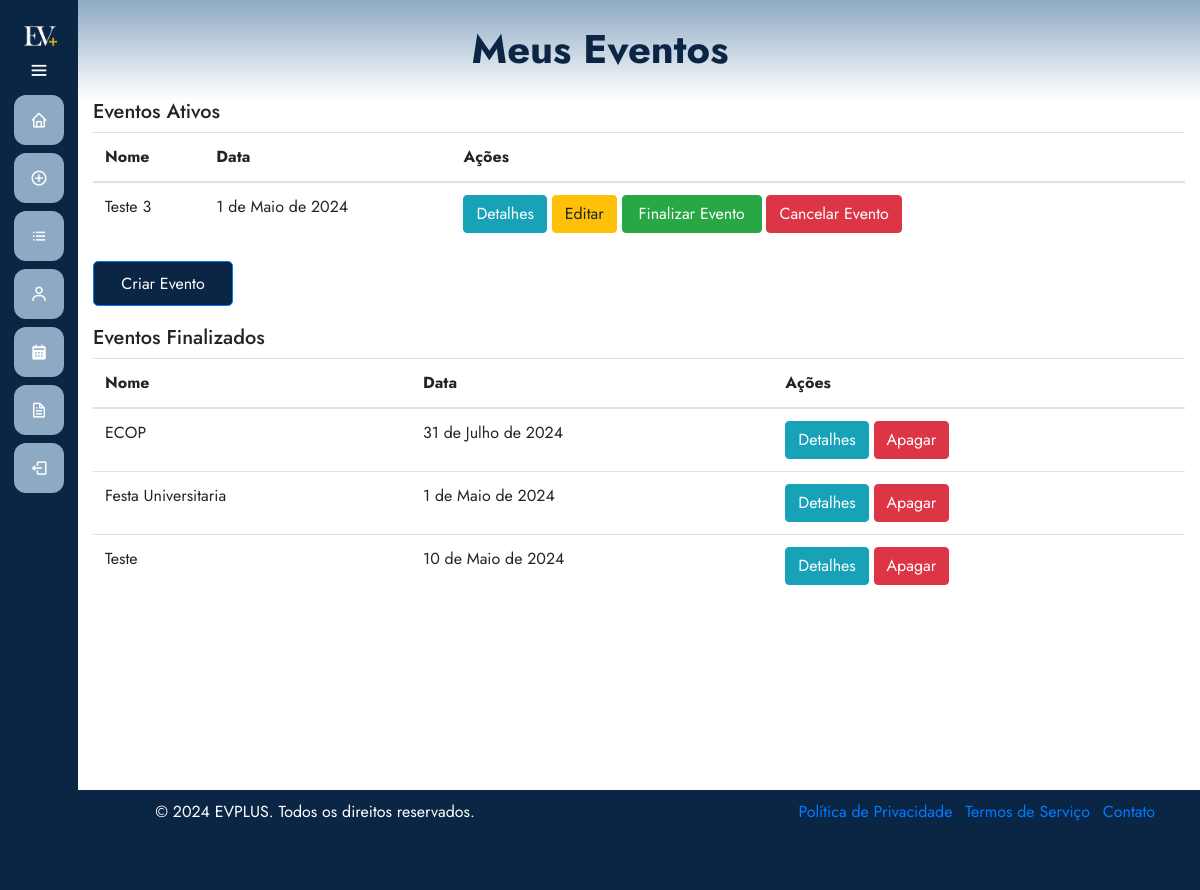
Before: /eventos/meuseventos/ (signed in) with the older database file.
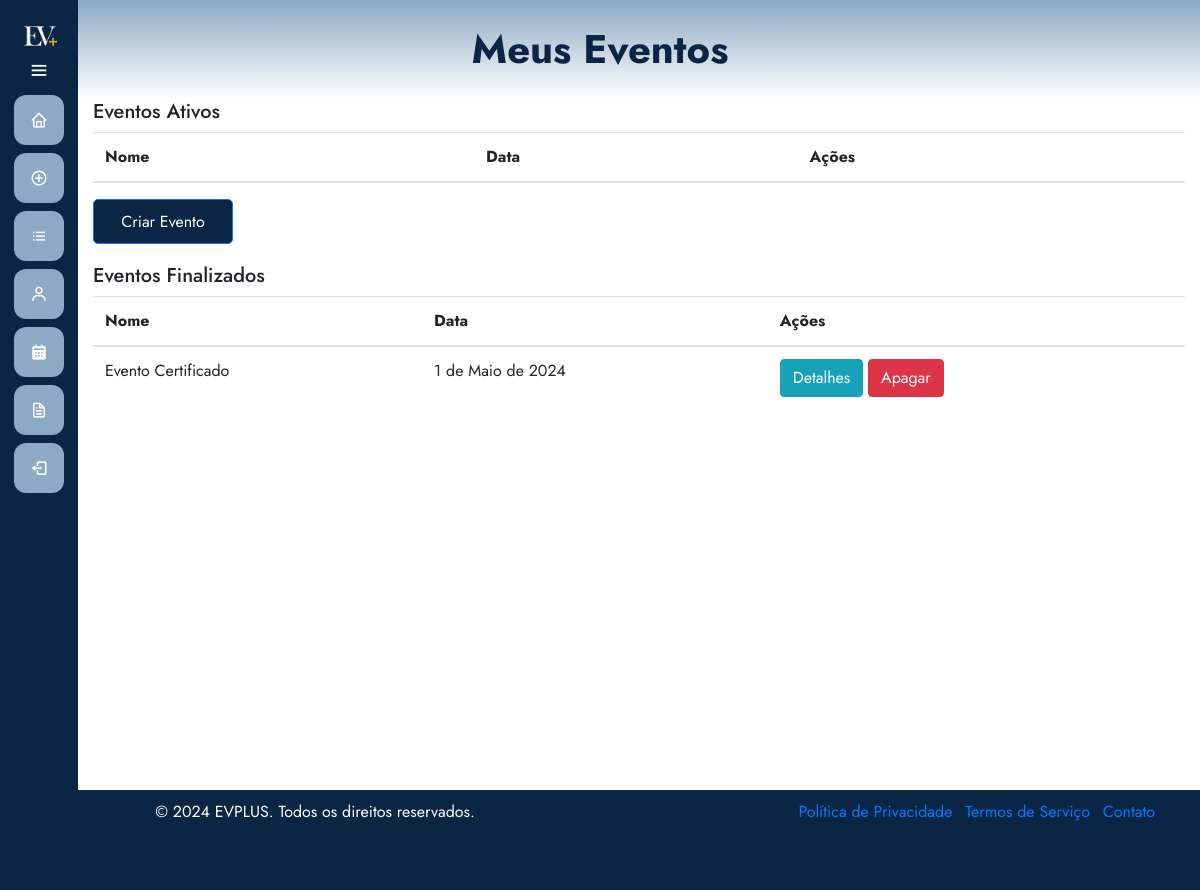
After: the same page with the newer database file.
### eventos/models.py (models this page shows, shortened)
class Evento(models.Model):
    user = models.ForeignKey(User, on_delete=models.CASCADE)
    clients = models.ManyToManyField(User, through='Inscricao', related_name='eventos')
    name = models.CharField(max_length=100)
    description = models.TextField()
    local = models.CharField(max_length=100)
    date = models.DateField()
    time = models.TimeField()
    category = models.CharField(max_length=100)
    banner = models.ImageField(null=True, blank=True, upload_to='images/')
    limite_inscricoes = models.PositiveIntegerField(null=True, blank=True, verbose_name="Limite de Inscrições")
    finalizado = models.BooleanField(default=False)
    certificado = models.FileField(upload_to='certificados/', null=True, blank=True)

### eventos/views.py (the view)
# urls.py: path('meuseventos/', views.listarEventos, name='meuseventos'),
@login_required
@permission_required('eventos.add_evento', raise_exception=True)
def listarEventos(request):
    exibir_sidebar = True
    eventos_ativos = Evento.objects.filter(user=request.user, finalizado=False)  # Filtra eventos ativos
    eventos_finalizados = Evento.objects.filter(user=request.user, finalizado=True)  # Filtra eventos finalizados
    return render(request, 'meusEventos.html', {'eventos': eventos_ativos, 'finalizarEvento': eventos_finalizados, 'exibir_sidebar': exibir_sidebar})

### eventos/templates/meuseventos.html (shortened to what this page needs)
{% extends 'base.html' %}
{% load static %}
{% block 'head' %}
    <link rel="stylesheet" href="{% static 'eventos/css/meuseventos.css' %}">
{% endblock %}
{% block 'dashboard' %}
    <div class="container">
        <div class="row">
            <div class="col-md-12">
                <h5>Eventos Ativos</h5>
                <table class="table">
                    <thead>
                        <tr>
                            <th>Nome</th>
                            <th>Data</th>
                            <th>Ações</th>
                        </tr>
                    </thead>
                    <tbody>
                        {% for evento in eventos %}
                            <tr>
                                <td>{{ evento.name }}</td>
                                <td>{{ evento.date }}</td>
                                <td>
                                    <a href="{% url 'eventos:detalhes_evento' evento.id %}" class="btn btn-info">Detalhes</a>
                                    {% if perms.eventos.change_evento %}
                                        <a href="{% url 'eventos:editar_evento' evento.id %}" class="btn btn-warning">Editar</a>
                                        <a href="#" onclick="confirmarFinalizar('{{ evento.id }}')" class="btn btn-success">Finalizar Evento</a>
                                        <a href="#" onclick="confirmarCancelar('{{ evento.id }}')" class="btn btn-danger">Cancelar Evento</a>
                                    {% endif %}
                                </td>
                            </tr>
                        {% endfor %}
                    </tbody>
                </table>
            </div>
        </div>
    </div>
    <div class="container">
        <div class="row">
            <div class="col-md-12">
                <a href="{% url 'eventos:eventos' %}" class="btn btn-primary">Criar Evento</a>
            </div>
        </div>
    </div>
    <div class="container">
        <div class="row">
            <div class="col-md-12">
                <h5>Eventos Finalizados</h5>
                <table class="table">
                    <thead>
                        <tr>
                            <th>Nome</th>
                            <th>Data</th>
                            <th>Ações</th>
                        </tr>
                    </thead>
                    <tbody>
                        {% for evento in finalizarEvento %}
                            <tr>
                                <td>{{ evento.name }}</td>
                                <td>{{ evento.date }}</td>
                                <td>
                                    <a href="{% url 'eventos:detalhes_evento' evento.id %}" class="btn btn-info">Detalhes</a>
                                    <a href="#" onclick="confirmarApagar('{{ evento.id }}')" class="btn btn-danger">Apagar</a>
                                </td>
                            </tr>
                        {% endfor %}
                    </tbody>
                </table>
            </div>
        </div>
    </div>
{% endblock %}

### templates/base.html (shortened to what this page needs)
{% load static %}
<!doctype html>
<html lang="pt-BR">
<head>
  <link rel="stylesheet" href="https://cdn.jsdelivr.net/npm/bootstrap@4.6.1/dist/css/bootstrap.min.css">
  <link rel="stylesheet" href="{% static 'general/css/base.css' %}">
  <link rel="stylesheet" href="{% static 'general/css/general.css' %}">
  <link href='https://unpkg.com/boxicons@2.0.7/css/boxicons.min.css' rel='stylesheet'>
  {% block 'head' %}{% endblock %}
</head>
<body>
  <div class="page-topo" id="page-topo">
    <h1 class="main-title" id="page-topo-title"></h1>
  </div>
  {% if exibir_sidebar %}
  <div class="sidebar">
    <a href="{% url 'home' %}">
      <div class="logo-details">
          <img src="{% static 'images/LOGO.png' %}" alt="Logo" class="logo">
        </a>
          <i class='bx bx-menu' id="btn" ></i>
      </div>
      <ul class="nav-list">
      <li>
        <a href="{% url 'home' %}">
          <i class='bx bx-home'></i>
        </a>
      </li>
      {% if perms.eventos.add_evento %}
      <li>
        <a href="{% url 'eventos:eventos' %}">
          <i class='bx bx-plus-circle'></i>
        </a>
      </li>
      {% endif %}
      <li>
        <a href="{% url 'eventos:todos_eventos' %}">
          <i class='bx bx-list-ul'></i>
        </a>
      </li>
      <li>
        <a href="{% url 'conta' %}">
          <i class='bx bx-user'></i>
        </a>
      </li>
      {% if user.is_authenticated %}
      {% if perms.eventos.add_evento %}
      <li>
        <a href="{% url 'eventos:meuseventos' %}">
          <i class='bx bxs-calendar'></i>
        </a>
      </li>
      {% endif %}
      <li>
        <a href="{% url 'eventos:gerenciar_certificados' %}">
          <i class='bx bx-file'></i>
        </a>
      </li>
      {% endif %}
      {% if user.is_authenticated %}
      <li>
        <a href="{% url 'logout' %}">
            <i class='bx bx-log-out'></i>
        </a>
      </li>
      {% endif %}
    </ul>
  {% endif %}
  <section class="home-section">
    {% block 'dashboard' %}
    {% endblock %}
  </section>
  <footer class="footer">
    <div class="container">
        <div class="row">
            <div class="col-md-6">
                <p>&copy; 2024 EVPLUS. Todos os direitos reservados.</p>
            </div>
            <div class="col-md-6 text-md-right">
                <ul class="list-inline">
                    <li class="list-inline-item"><a href="#">Política de Privacidade</a></li>
                    <li class="list-inline-item"><a href="#">Termos de Serviço</a></li>
                    <li class="list-inline-item"><a href="#">Contato</a></li>
                </ul>
            </div>
        </div>
    </div>
  </footer>
</body>
</html>

### templates/static/general/css/base.css (style rules this page uses)
* { margin: 0; padding: 0; box-sizing: border-box; font-family: "Jost" , sans-serif; }
.main-title { position: relative; color: var(--dark-color); font-size: 40px; top: 25px; font-weight: bold; text-align: center; z-index: 3; }
.page-topo { position: relative; width: 100%; height: 100px; background-image: linear-gradient(to bottom, var(--main-color), white); z-index: 2; }
.sidebar { position: fixed; left: 0; top: 0; height: 100%; width: 78px; background: var(--dark-color); padding: 6px 14px; z-index: 99; transition: all 0.5s ease; }
.sidebar .logo-details { height: 60px; display: flex; align-items: center; position: relative; }
.sidebar .logo-details #btn { position: absolute; top: 50%; right: 0; transform: translateY(-50%); font-size: 22px; transition: all 0.4s ease; font-size: 23px; text-align: center; cursor: pointer; transition: all 0.5s ease; }
.sidebar i { color: #fff; height: 60px; min-width: 50px; font-size: 28px; text-align: center; line-height: 60px; }
.sidebar .nav-list { margin-top: 20px; height: 100%; }
.sidebar li { position: relative; margin: 8px 0; list-style: none; }
.sidebar li a { display: flex; height: 100%; width: 100%; border-radius: 12px; align-items: center; text-decoration: none; transition: all 0.4s ease; background: var(--main-color); }
.sidebar li i { height: 50px; line-height: 50px; font-size: 18px; border-radius: 12px; }
.home-section { position: relative; min-height: 80vh; top: 0; background: white; left: 78px; width: calc(100% - 78px); transition: all 0.5s ease; z-index: 2; }
.logo-details { position: relative; top: 0; left: 0; background-color: var(--dark-color); padding: 5px 14px 25px 10px; z-index: 1000; }
.logo { max-height: 20px; transition: max-height 0.5s ease; }
.sidebar { padding-top: 15px; }
.sidebar .logo-details #btn { position: absolute; top: 55px; right: 0px; font-size: 22px; transition: all 0.4s ease; text-align: center; cursor: pointer; }
.footer { position: relative; bottom: 0; width: 100%; height: 100px; background-color: var(--dark-color); color: white; text-align: center; padding-top: 10px; z-index: 1000; margin-top: 50px; }

### templates/static/general/css/general.css (style rules this page uses)
:root { --main-color: #8da9c4; --dark-color: #0b2545; --light-color: #eef4ed; --contrast-color: #467afd; --differential-color: #134074; }

### templates/static/eventos/css/meuseventos.css (style rules this page uses)
.btn-primary { height: 45px; width: 140px; background-color: var(--dark-color); padding: 10px; border-radius: 5px; color: white; margin-bottom: 20px; }

Changed rows visible on the page:
removed Evento: name "Teste 3", date "1 de Maio de 2024", shown under "Eventos Ativos"
removed Evento: name "ECOP", date "31 de Julho de 2024", shown under "Eventos Finalizados"
removed Evento: name "Festa Universitaria", date "1 de Maio de 2024", shown under "Eventos Finalizados"
removed Evento: name "Teste", date "10 de Maio de 2024", shown under "Eventos Finalizados"
added Evento: name "Evento Certificado", date "1 de Maio de 2024", shown under "Eventos Finalizados"
